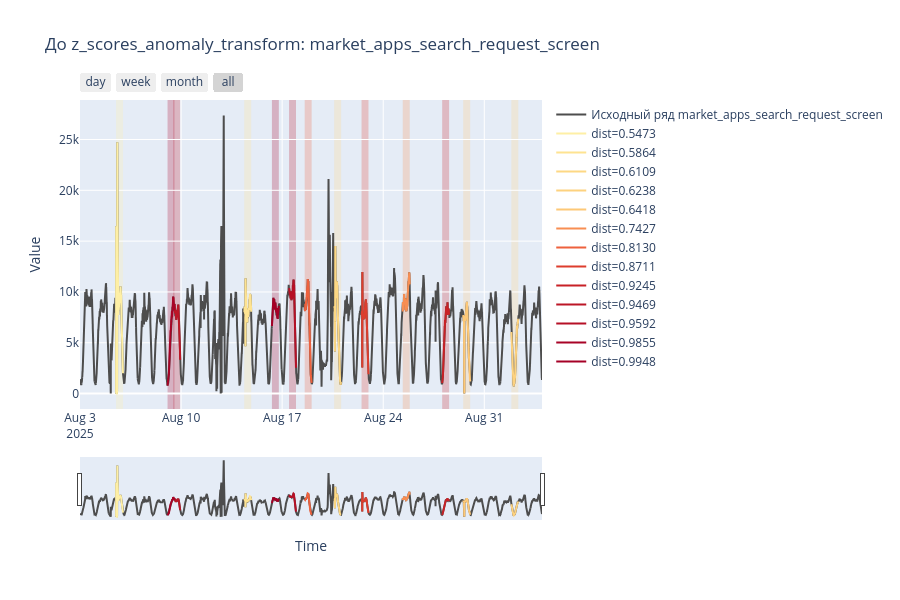
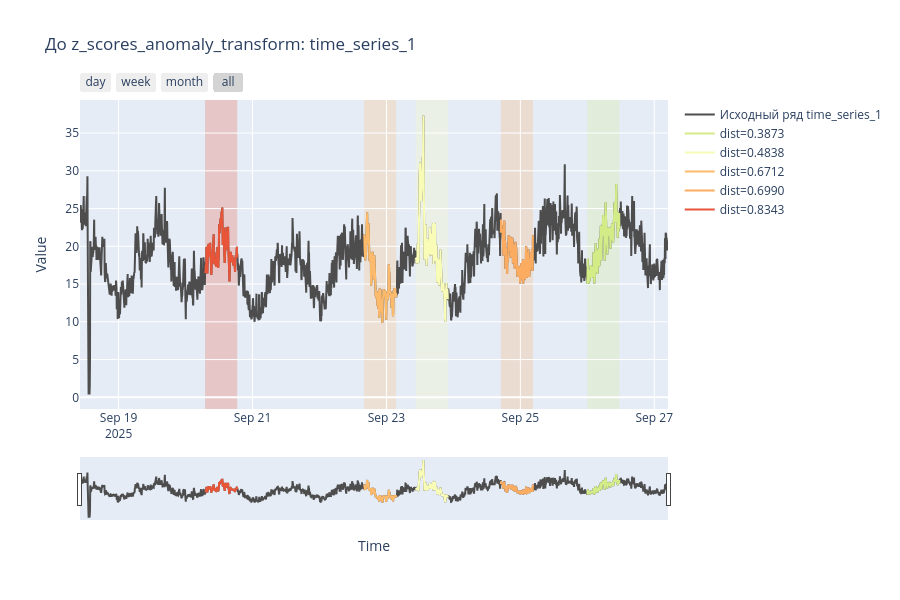
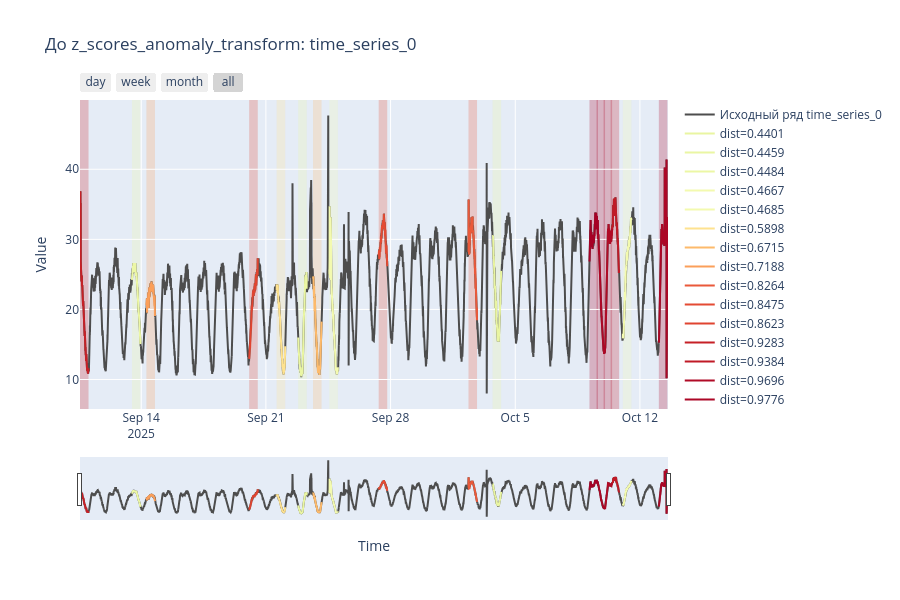
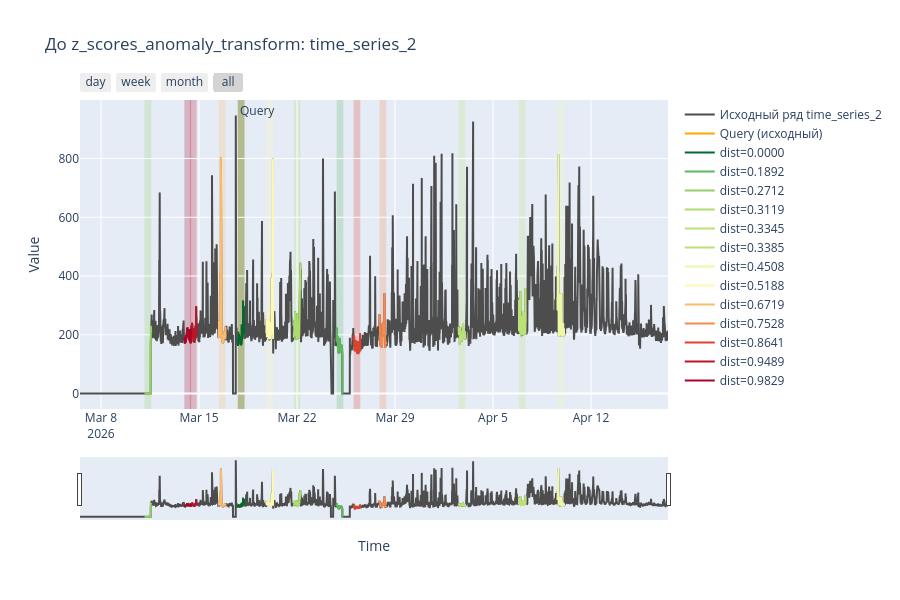

These figures' notebook cell, in order:
### Code cell
# Визуализация исходных рядов + найденные интервалы после обработки

grouped_results = results.groupby("series_id")

for series_id, source_raw in raw_series_dict.items():

    if isinstance(source_raw, pd.DataFrame):
        source_raw = source_raw.iloc[:, 0]

    fig_raw = go.Figure()

    # Исходный ряд
    add_line(
        fig_raw,
        source_raw.index,
        source_raw.values,
        f"Исходный ряд {series_id}",
        "#4d4d4d"
    )

    # Query подсвечиваем только у source
    if series_id == source_series_id:

        fig_raw.add_vrect(
            x0=query_start_time,
            x1=query_end_time,
            fillcolor="rgba(255,165,0,0.3)",
            layer="below",
            line_width=0,
            annotation_text="Query",
            annotation_position="top left"
        )

        query_raw = source_raw.loc[
            query_start_time:query_end_time
        ]

        if len(query_raw):

            add_line(
                fig_raw,
                query_raw.index,
                query_raw.values,
                "Query (исходный)",
                "orange"
            )

    # Найденные интервалы после обработки переносим на сырой ряд
    if series_id in grouped_results.groups:

        group = grouped_results.get_group(series_id)

        for _, row in group.iterrows():

            color = get_color(row["distance"])

            fig_raw.add_vrect(
                x0=row["start_time"],
                x1=row["end_time"],
                fillcolor=color,
                opacity=0.25,
                layer="below",
                line_width=0
            )

            segment_raw = source_raw.loc[
                row["start_time"]:row["end_time"]
            ]

            if len(segment_raw):

                add_line(
                    fig_raw,
                    segment_raw.index,
                    segment_raw.values,
                    f"dist={row['distance']:.4f}",
                    color
                )

    update_layout(fig_raw)

    fig_raw.update_layout(
        title=f"До z_scores_anomaly_transform: {series_id}",
        showlegend=True
    )

    fig_raw.show()

### Figure 1 — Plotly figure (JSON) as saved in the notebook; plotly's stock layout.template omitted (floating-point values rounded to 4 significant figures; data arrays with more than 128 entries replaced by an {"elided": "..."} marker saying what was removed)
{"data": [{"line": {"color": "#4d4d4d"}, "mode": "lines", "name": "Исходный ряд market_apps_search_request_screen", "type": "scatter", "x": {"elided": "9216 str values"}, "y": {"elided": "9216 float values"}}, {"line": {"color": "rgba(254,239,165,1.0)"}, "mode": "lines", "name": "dist=0.5473", "type": "scatter", "x": {"elided": "139 str values"}, "y": {"elided": "139 float values"}}, {"line": {"color": "rgba(254,227,145,1.0)"}, "mode": "lines", "name": "dist=0.5864", "type": "scatter", "x": {"elided": "139 str values"}, "y": {"elided": "139 float values"}}, {"line": {"color": "rgba(253,216,132,1.0)"}, "mode": "lines", "name": "dist=0.6109", "type": "scatter", "x": {"elided": "139 str values"}, "y": {"elided": "139 float values"}}, {"line": {"color": "rgba(253,210,127,1.0)"}, "mode": "lines", "name": "dist=0.6238", "type": "scatter", "x": {"elided": "139 str values"}, "y": {"elided": "139 float values"}}, {"line": {"color": "rgba(253,200,119,1.0)"}, "mode": "lines", "name": "dist=0.6418", "type": "scatter", "x": {"elided": "139 str values"}, "y": {"elided": "139 float values"}}, {"line": {"color": "rgba(248,142,82,1.0)"}, "mode": "lines", "name": "dist=0.7427", "type": "scatter", "x": {"elided": "139 str values"}, "y": {"elided": "139 float values"}}, {"line": {"color": "rgba(238,97,61,1.0)"}, "mode": "lines", "name": "dist=0.8130", "type": "scatter", "x": {"elided": "139 str values"}, "y": {"elided": "139 float values"}}, {"line": {"color": "rgba(221,61,45,1.0)"}, "mode": "lines", "name": "dist=0.8711", "type": "scatter", "x": {"elided": "139 str values"}, "y": {"elided": "139 float values"}}, {"line": {"color": "rgba(200,33,38,1.0)"}, "mode": "lines", "name": "dist=0.9245", "type": "scatter", "x": {"elided": "139 str values"}, "y": {"elided": "139 float values"}}, {"line": {"color": "rgba(188,22,38,1.0)"}, "mode": "lines", "name": "dist=0.9469", "type": "scatter", "x": {"elided": "139 str values"}, "y": {"elided": "139 float values"}}, {"line": {"color": "rgba(182,16,38,1.0)"}, "mode": "lines", "name": "dist=0.9592", "type": "scatter", "x": {"elided": "139 str values"}, "y": {"elided": "139 float values"}}, {"line": {"color": "rgba(168,3,38,1.0)"}, "mode": "lines", "name": "dist=0.9855", "type": "scatter", "x": {"elided": "139 str values"}, "y": {"elided": "139 float values"}}, {"line": {"color": "rgba(165,0,38,1.0)"}, "mode": "lines", "name": "dist=0.9948", "type": "scatter", "x": {"elided": "139 str values"}, "y": {"elided": "139 float values"}}], "layout": {"height": 600, "hovermode": "x unified", "shapes": [{"fillcolor": "rgba(254,239,165,1.0)", "layer": "below", "line": {"width": 0}, "opacity": 0.25, "type": "rect", "x0": "2025-08-05T12:00:00", "x1": "2025-08-05T23:30:00", "xref": "x", "y0": 0, "y1": 1, "yref": "y domain"}, {"fillcolor": "rgba(254,227,145,1.0)", "layer": "below", "line": {"width": 0}, "opacity": 0.25, "type": "rect", "x0": "2025-08-14T09:00:00", "x1": "2025-08-14T20:30:00", "xref": "x", "y0": 0, "y1": 1, "yref": "y domain"}, {"fillcolor": "rgba(253,216,132,1.0)", "layer": "below", "line": {"width": 0}, "opacity": 0.25, "type": "rect", "x0": "2025-08-20T14:30:00", "x1": "2025-08-21T02:00:00", "xref": "x", "y0": 0, "y1": 1, "yref": "y domain"}, {"fillcolor": "rgba(253,210,127,1.0)", "layer": "below", "line": {"width": 0}, "opacity": 0.25, "type": "rect", "x0": "2025-09-01T21:00:00", "x1": "2025-09-02T08:30:00", "xref": "x", "y0": 0, "y1": 1, "yref": "y domain"}, {"fillcolor": "rgba(253,200,119,1.0)", "layer": "below", "line": {"width": 0}, "opacity": 0.25, "type": "rect", "x0": "2025-08-29T13:00:00", "x1": "2025-08-30T00:30:00", "xref": "x", "y0": 0, "y1": 1, "yref": "y domain"}, {"fillcolor": "rgba(248,142,82,1.0)", "layer": "below", "line": {"width": 0}, "opacity": 0.25, "type": "rect", "x0": "2025-08-25T08:30:00", "x1": "2025-08-25T20:00:00", "xref": "x", "y0": 0, "y1": 1, "yref": "y domain"}, {"fillcolor": "rgba(238,97,61,1.0)", "layer": "below", "line": {"width": 0}, "opacity": 0.25, "type": "rect", "x0": "2025-08-18T13:30:00", "x1": "2025-08-19T01:00:00", "xref": "x", "y0": 0, "y1": 1, "yref": "y domain"}, {"fillcolor": "rgba(221,61,45,1.0)", "layer": "below", "line": {"width": 0}, "opacity": 0.25, "type": "rect", "x0": "2025-08-22T12:00:00", "x1": "2025-08-22T23:30:00", "xref": "x", "y0": 0, "y1": 1, "yref": "y domain"}, {"fillcolor": "rgba(200,33,38,1.0)", "layer": "below", "line": {"width": 0}, "opacity": 0.25, "type": "rect", "x0": "2025-08-28T02:00:00", "x1": "2025-08-28T13:30:00", "xref": "x", "y0": 0, "y1": 1, "yref": "y domain"}, {"fillcolor": "rgba(188,22,38,1.0)", "layer": "below", "line": {"width": 0}, "opacity": 0.25, "type": "rect", "x0": "2025-08-09T11:00:00", "x1": "2025-08-09T22:30:00", "xref": "x", "y0": 0, "y1": 1, "yref": "y domain"}, {"fillcolor": "rgba(182,16,38,1.0)", "layer": "below", "line": {"width": 0}, "opacity": 0.25, "type": "rect", "x0": "2025-08-17T11:30:00", "x1": "2025-08-17T23:00:00", "xref": "x", "y0": 0, "y1": 1, "yref": "y domain"}, {"fillcolor": "rgba(168,3,38,1.0)", "layer": "below", "line": {"width": 0}, "opacity": 0.25, "type": "rect", "x0": "2025-08-09T01:30:00", "x1": "2025-08-09T13:00:00", "xref": "x", "y0": 0, "y1": 1, "yref": "y domain"}, {"fillcolor": "rgba(165,0,38,1.0)", "layer": "below", "line": {"width": 0}, "opacity": 0.25, "type": "rect", "x0": "2025-08-16T07:00:00", "x1": "2025-08-16T18:30:00", "xref": "x", "y0": 0, "y1": 1, "yref": "y domain"}], "showlegend": true, "title": {"text": "До z_scores_anomaly_transform: market_apps_search_request_screen"}, "xaxis": {"rangeselector": {"buttons": [{"count": 1, "label": "day", "step": "day", "stepmode": "backward"}, {"count": 7, "label": "week", "step": "day", "stepmode": "backward"}, {"count": 1, "label": "month", "step": "month", "stepmode": "backward"}, {"step": "all"}]}, "rangeslider": {"visible": true}, "title": {"text": "Time"}, "type": "date"}, "yaxis": {"fixedrange": false, "title": {"text": "Value"}}}}

### Figure 2 — Plotly figure (JSON) as saved in the notebook; plotly's stock layout.template omitted (floating-point values rounded to 4 significant figures; data arrays with more than 128 entries replaced by an {"elided": "..."} marker saying what was removed)
{"data": [{"line": {"color": "#4d4d4d"}, "mode": "lines", "name": "Исходный ряд time_series_1", "type": "scatter", "x": {"elided": "2530 str values"}, "y": {"elided": "2530 float values"}}, {"line": {"color": "rgba(211,236,135,1.0)"}, "mode": "lines", "name": "dist=0.3873", "type": "scatter", "x": {"elided": "139 str values"}, "y": {"elided": "139 float values"}}, {"line": {"color": "rgba(249,252,183,1.0)"}, "mode": "lines", "name": "dist=0.4838", "type": "scatter", "x": {"elided": "139 str values"}, "y": {"elided": "139 float values"}}, {"line": {"color": "rgba(253,186,107,1.0)"}, "mode": "lines", "name": "dist=0.6712", "type": "scatter", "x": {"elided": "139 str values"}, "y": {"elided": "139 float values"}}, {"line": {"color": "rgba(252,172,96,1.0)"}, "mode": "lines", "name": "dist=0.6990", "type": "scatter", "x": {"elided": "139 str values"}, "y": {"elided": "139 float values"}}, {"line": {"color": "rgba(232,85,56,1.0)"}, "mode": "lines", "name": "dist=0.8343", "type": "scatter", "x": {"elided": "139 str values"}, "y": {"elided": "139 float values"}}], "layout": {"height": 600, "hovermode": "x unified", "shapes": [{"fillcolor": "rgba(211,236,135,1.0)", "layer": "below", "line": {"width": 0}, "opacity": 0.25, "type": "rect", "x0": "2025-09-26T00:00:00", "x1": "2025-09-26T11:30:00", "xref": "x", "y0": 0, "y1": 1, "yref": "y domain"}, {"fillcolor": "rgba(249,252,183,1.0)", "layer": "below", "line": {"width": 0}, "opacity": 0.25, "type": "rect", "x0": "2025-09-23T10:30:00", "x1": "2025-09-23T22:00:00", "xref": "x", "y0": 0, "y1": 1, "yref": "y domain"}, {"fillcolor": "rgba(253,186,107,1.0)", "layer": "below", "line": {"width": 0}, "opacity": 0.25, "type": "rect", "x0": "2025-09-22T16:00:00", "x1": "2025-09-23T03:30:00", "xref": "x", "y0": 0, "y1": 1, "yref": "y domain"}, {"fillcolor": "rgba(252,172,96,1.0)", "layer": "below", "line": {"width": 0}, "opacity": 0.25, "type": "rect", "x0": "2025-09-24T17:00:00", "x1": "2025-09-25T04:30:00", "xref": "x", "y0": 0, "y1": 1, "yref": "y domain"}, {"fillcolor": "rgba(232,85,56,1.0)", "layer": "below", "line": {"width": 0}, "opacity": 0.25, "type": "rect", "x0": "2025-09-20T07:00:00", "x1": "2025-09-20T18:30:00", "xref": "x", "y0": 0, "y1": 1, "yref": "y domain"}], "showlegend": true, "title": {"text": "До z_scores_anomaly_transform: time_series_1"}, "xaxis": {"rangeselector": {"buttons": [{"count": 1, "label": "day", "step": "day", "stepmode": "backward"}, {"count": 7, "label": "week", "step": "day", "stepmode": "backward"}, {"count": 1, "label": "month", "step": "month", "stepmode": "backward"}, {"step": "all"}]}, "rangeslider": {"visible": true}, "title": {"text": "Time"}, "type": "date"}, "yaxis": {"fixedrange": false, "title": {"text": "Value"}}}}

### Figure 3 — Plotly figure (JSON) as saved in the notebook; plotly's stock layout.template omitted (floating-point values rounded to 4 significant figures; data arrays with more than 128 entries replaced by an {"elided": "..."} marker saying what was removed)
{"data": [{"line": {"color": "#4d4d4d"}, "mode": "lines", "name": "Исходный ряд time_series_0", "type": "scatter", "x": {"elided": "9504 str values"}, "y": {"elided": "9504 float values"}}, {"line": {"color": "rgba(233,245,161,1.0)"}, "mode": "lines", "name": "dist=0.4401", "type": "scatter", "x": {"elided": "139 str values"}, "y": {"elided": "139 float values"}}, {"line": {"color": "rgba(234,246,163,1.0)"}, "mode": "lines", "name": "dist=0.4459", "type": "scatter", "x": {"elided": "139 str values"}, "y": {"elided": "139 float values"}}, {"line": {"color": "rgba(236,247,165,1.0)"}, "mode": "lines", "name": "dist=0.4484", "type": "scatter", "x": {"elided": "139 str values"}, "y": {"elided": "139 float values"}}, {"line": {"color": "rgba(243,250,175,1.0)"}, "mode": "lines", "name": "dist=0.4667", "type": "scatter", "x": {"elided": "139 str values"}, "y": {"elided": "139 float values"}}, {"line": {"color": "rgba(243,250,175,1.0)"}, "mode": "lines", "name": "dist=0.4685", "type": "scatter", "x": {"elided": "139 str values"}, "y": {"elided": "139 float values"}}, {"line": {"color": "rgba(254,226,143,1.0)"}, "mode": "lines", "name": "dist=0.5898", "type": "scatter", "x": {"elided": "139 str values"}, "y": {"elided": "139 float values"}}, {"line": {"color": "rgba(253,186,107,1.0)"}, "mode": "lines", "name": "dist=0.6715", "type": "scatter", "x": {"elided": "139 str values"}, "y": {"elided": "139 float values"}}, {"line": {"color": "rgba(251,159,90,1.0)"}, "mode": "lines", "name": "dist=0.7188", "type": "scatter", "x": {"elided": "139 str values"}, "y": {"elided": "139 float values"}}, {"line": {"color": "rgba(234,89,58,1.0)"}, "mode": "lines", "name": "dist=0.8264", "type": "scatter", "x": {"elided": "139 str values"}, "y": {"elided": "139 float values"}}, {"line": {"color": "rgba(228,75,51,1.0)"}, "mode": "lines", "name": "dist=0.8475", "type": "scatter", "x": {"elided": "139 str values"}, "y": {"elided": "139 float values"}}, {"line": {"color": "rgba(224,68,48,1.0)"}, "mode": "lines", "name": "dist=0.8623", "type": "scatter", "x": {"elided": "139 str values"}, "y": {"elided": "139 float values"}}, {"line": {"color": "rgba(198,32,38,1.0)"}, "mode": "lines", "name": "dist=0.9283", "type": "scatter", "x": {"elided": "134 str values"}, "y": {"elided": "134 float values"}}, {"line": {"color": "rgba(192,26,38,1.0)"}, "mode": "lines", "name": "dist=0.9384", "type": "scatter", "x": {"elided": "139 str values"}, "y": {"elided": "139 float values"}}, {"line": {"color": "rgba(176,11,38,1.0)"}, "mode": "lines", "name": "dist=0.9696", "type": "scatter", "x": {"elided": "139 str values"}, "y": {"elided": "139 float values"}}, {"line": {"color": "rgba(172,7,38,1.0)"}, "mode": "lines", "name": "dist=0.9776", "type": "scatter", "x": {"elided": "139 str values"}, "y": {"elided": "139 float values"}}, {"line": {"color": "rgba(172,7,38,1.0)"}, "mode": "lines", "name": "dist=0.9790", "type": "scatter", "x": {"elided": "139 str values"}, "y": {"elided": "139 float values"}}, {"line": {"color": "rgba(166,1,38,1.0)"}, "mode": "lines", "name": "dist=0.9881", "type": "scatter", "x": {"elided": "139 str values"}, "y": {"elided": "139 float values"}}], "layout": {"height": 600, "hovermode": "x unified", "shapes": [{"fillcolor": "rgba(233,245,161,1.0)", "layer": "below", "line": {"width": 0}, "opacity": 0.25, "type": "rect", "x0": "2025-10-03T17:30:00", "x1": "2025-10-04T05:00:00", "xref": "x", "y0": 0, "y1": 1, "yref": "y domain"}, {"fillcolor": "rgba(234,246,163,1.0)", "layer": "below", "line": {"width": 0}, "opacity": 0.25, "type": "rect", "x0": "2025-09-22T19:30:00", "x1": "2025-09-23T07:00:00", "xref": "x", "y0": 0, "y1": 1, "yref": "y domain"}, {"fillcolor": "rgba(236,247,165,1.0)", "layer": "below", "line": {"width": 0}, "opacity": 0.25, "type": "rect", "x0": "2025-09-13T11:30:00", "x1": "2025-09-13T23:00:00", "xref": "x", "y0": 0, "y1": 1, "yref": "y domain"}, {"fillcolor": "rgba(243,250,175,1.0)", "layer": "below", "line": {"width": 0}, "opacity": 0.25, "type": "rect", "x0": "2025-10-11T01:00:00", "x1": "2025-10-11T12:30:00", "xref": "x", "y0": 0, "y1": 1, "yref": "y domain"}, {"fillcolor": "rgba(243,250,175,1.0)", "layer": "below", "line": {"width": 0}, "opacity": 0.25, "type": "rect", "x0": "2025-09-24T13:30:00", "x1": "2025-09-25T01:00:00", "xref": "x", "y0": 0, "y1": 1, "yref": "y domain"}, {"fillcolor": "rgba(254,226,143,1.0)", "layer": "below", "line": {"width": 0}, "opacity": 0.25, "type": "rect", "x0": "2025-09-21T14:30:00", "x1": "2025-09-22T02:00:00", "xref": "x", "y0": 0, "y1": 1, "yref": "y domain"}, {"fillcolor": "rgba(253,186,107,1.0)", "layer": "below", "line": {"width": 0}, "opacity": 0.25, "type": "rect", "x0": "2025-09-23T15:30:00", "x1": "2025-09-24T03:00:00", "xref": "x", "y0": 0, "y1": 1, "yref": "y domain"}, {"fillcolor": "rgba(251,159,90,1.0)", "layer": "below", "line": {"width": 0}, "opacity": 0.25, "type": "rect", "x0": "2025-09-14T07:00:00", "x1": "2025-09-14T18:30:00", "xref": "x", "y0": 0, "y1": 1, "yref": "y domain"}, {"fillcolor": "rgba(234,89,58,1.0)", "layer": "below", "line": {"width": 0}, "opacity": 0.25, "type": "rect", "x0": "2025-10-02T09:00:00", "x1": "2025-10-02T20:30:00", "xref": "x", "y0": 0, "y1": 1, "yref": "y domain"}, {"fillcolor": "rgba(228,75,51,1.0)", "layer": "below", "line": {"width": 0}, "opacity": 0.25, "type": "rect", "x0": "2025-09-27T08:00:00", "x1": "2025-09-27T19:30:00", "xref": "x", "y0": 0, "y1": 1, "yref": "y domain"}, {"fillcolor": "rgba(224,68,48,1.0)", "layer": "below", "line": {"width": 0}, "opacity": 0.25, "type": "rect", "x0": "2025-09-20T01:30:00", "x1": "2025-09-20T13:00:00", "xref": "x", "y0": 0, "y1": 1, "yref": "y domain"}, {"fillcolor": "rgba(198,32,38,1.0)", "layer": "below", "line": {"width": 0}, "opacity": 0.25, "type": "rect", "x0": "2025-09-10T13:30:00", "x1": "2025-09-11T01:00:00", "xref": "x", "y0": 0, "y1": 1, "yref": "y domain"}, {"fillcolor": "rgba(192,26,38,1.0)", "layer": "below", "line": {"width": 0}, "opacity": 0.25, "type": "rect", "x0": "2025-10-10T08:30:00", "x1": "2025-10-10T20:00:00", "xref": "x", "y0": 0, "y1": 1, "yref": "y domain"}, {"fillcolor": "rgba(176,11,38,1.0)", "layer": "below", "line": {"width": 0}, "opacity": 0.25, "type": "rect", "x0": "2025-10-09T23:00:00", "x1": "2025-10-10T10:30:00", "xref": "x", "y0": 0, "y1": 1, "yref": "y domain"}, {"fillcolor": "rgba(172,7,38,1.0)", "layer": "below", "line": {"width": 0}, "opacity": 0.25, "type": "rect", "x0": "2025-10-09T13:30:00", "x1": "2025-10-10T01:00:00", "xref": "x", "y0": 0, "y1": 1, "yref": "y domain"}, {"fillcolor": "rgba(172,7,38,1.0)", "layer": "below", "line": {"width": 0}, "opacity": 0.25, "type": "rect", "x0": "2025-10-13T01:30:00", "x1": "2025-10-13T13:00:00", "xref": "x", "y0": 0, "y1": 1, "yref": "y domain"}, {"fillcolor": "rgba(166,1,38,1.0)", "layer": "below", "line": {"width": 0}, "opacity": 0.25, "type": "rect", "x0": "2025-10-09T04:00:00", "x1": "2025-10-09T15:30:00", "xref": "x", "y0": 0, "y1": 1, "yref": "y domain"}], "showlegend": true, "title": {"text": "До z_scores_anomaly_transform: time_series_0"}, "xaxis": {"rangeselector": {"buttons": [{"count": 1, "label": "day", "step": "day", "stepmode": "backward"}, {"count": 7, "label": "week", "step": "day", "stepmode": "backward"}, {"count": 1, "label": "month", "step": "month", "stepmode": "backward"}, {"step": "all"}]}, "rangeslider": {"visible": true}, "title": {"text": "Time"}, "type": "date"}, "yaxis": {"fixedrange": false, "title": {"text": "Value"}}}}

### Figure 4 — Plotly figure (JSON) as saved in the notebook; plotly's stock layout.template omitted (floating-point values rounded to 4 significant figures; data arrays with more than 128 entries replaced by an {"elided": "..."} marker saying what was removed)
{"data": [{"line": {"color": "#4d4d4d"}, "mode": "lines", "name": "Исходный ряд time_series_2", "type": "scatter", "x": {"elided": "12097 str values"}, "y": {"elided": "12097 float values"}}, {"line": {"color": "orange"}, "mode": "lines", "name": "Query (исходный)", "type": "scatter", "x": {"elided": "139 str values"}, "y": {"elided": "139 float values"}}, {"line": {"color": "rgba(0,104,55,1.0)"}, "mode": "lines", "name": "dist=0.0000", "type": "scatter", "x": {"elided": "139 str values"}, "y": {"elided": "139 float values"}}, {"line": {"color": "rgba(93,184,96,1.0)"}, "mode": "lines", "name": "dist=0.1892", "type": "scatter", "x": {"elided": "139 str values"}, "y": {"elided": "139 float values"}}, {"line": {"color": "rgba(147,208,103,1.0)"}, "mode": "lines", "name": "dist=0.2712", "type": "scatter", "x": {"elided": "139 str values"}, "y": {"elided": "139 float values"}}, {"line": {"color": "rgba(173,220,110,1.0)"}, "mode": "lines", "name": "dist=0.3119", "type": "scatter", "x": {"elided": "139 str values"}, "y": {"elided": "139 float values"}}, {"line": {"color": "rgba(185,225,118,1.0)"}, "mode": "lines", "name": "dist=0.3345", "type": "scatter", "x": {"elided": "139 str values"}, "y": {"elided": "139 float values"}}, {"line": {"color": "rgba(187,226,119,1.0)"}, "mode": "lines", "name": "dist=0.3385", "type": "scatter", "x": {"elided": "139 str values"}, "y": {"elided": "139 float values"}}, {"line": {"color": "rgba(237,247,167,1.0)"}, "mode": "lines", "name": "dist=0.4508", "type": "scatter", "x": {"elided": "139 str values"}, "y": {"elided": "139 float values"}}, {"line": {"color": "rgba(254,248,179,1.0)"}, "mode": "lines", "name": "dist=0.5188", "type": "scatter", "x": {"elided": "139 str values"}, "y": {"elided": "139 float values"}}, {"line": {"color": "rgba(253,186,107,1.0)"}, "mode": "lines", "name": "dist=0.6719", "type": "scatter", "x": {"elided": "139 str values"}, "y": {"elided": "139 float values"}}, {"line": {"color": "rgba(247,137,79,1.0)"}, "mode": "lines", "name": "dist=0.7528", "type": "scatter", "x": {"elided": "139 str values"}, "y": {"elided": "139 float values"}}, {"line": {"color": "rgba(223,65,47,1.0)"}, "mode": "lines", "name": "dist=0.8641", "type": "scatter", "x": {"elided": "139 str values"}, "y": {"elided": "139 float values"}}, {"line": {"color": "rgba(186,20,38,1.0)"}, "mode": "lines", "name": "dist=0.9489", "type": "scatter", "x": {"elided": "139 str values"}, "y": {"elided": "139 float values"}}, {"line": {"color": "rgba(170,5,38,1.0)"}, "mode": "lines", "name": "dist=0.9829", "type": "scatter", "x": {"elided": "139 str values"}, "y": {"elided": "139 float values"}}], "layout": {"annotations": [{"showarrow": false, "text": "Query", "x": "2026-03-17T18:30:00", "xanchor": "left", "xref": "x", "y": 1, "yanchor": "top", "yref": "y domain"}], "height": 600, "hovermode": "x unified", "shapes": [{"fillcolor": "rgba(255,165,0,0.3)", "layer": "below", "line": {"width": 0}, "type": "rect", "x0": "2026-03-17T18:30:00", "x1": "2026-03-18T06:00:00", "xref": "x", "y0": 0, "y1": 1, "yref": "y domain"}, {"fillcolor": "rgba(0,104,55,1.0)", "layer": "below", "line": {"width": 0}, "opacity": 0.25, "type": "rect", "x0": "2026-03-17T18:30:00", "x1": "2026-03-18T06:00:00", "xref": "x", "y0": 0, "y1": 1, "yref": "y domain"}, {"fillcolor": "rgba(93,184,96,1.0)", "layer": "below", "line": {"width": 0}, "opacity": 0.25, "type": "rect", "x0": "2026-03-24T20:00:00", "x1": "2026-03-25T07:30:00", "xref": "x", "y0": 0, "y1": 1, "yref": "y domain"}, {"fillcolor": "rgba(147,208,103,1.0)", "layer": "below", "line": {"width": 0}, "opacity": 0.25, "type": "rect", "x0": "2026-03-11T02:30:00", "x1": "2026-03-11T14:00:00", "xref": "x", "y0": 0, "y1": 1, "yref": "y domain"}, {"fillcolor": "rgba(173,220,110,1.0)", "layer": "below", "line": {"width": 0}, "opacity": 0.25, "type": "rect", "x0": "2026-03-21T18:30:00", "x1": "2026-03-22T06:00:00", "xref": "x", "y0": 0, "y1": 1, "yref": "y domain"}, {"fillcolor": "rgba(185,225,118,1.0)", "layer": "below", "line": {"width": 0}, "opacity": 0.25, "type": "rect", "x0": "2026-04-02T13:00:00", "x1": "2026-04-03T00:30:00", "xref": "x", "y0": 0, "y1": 1, "yref": "y domain"}, {"fillcolor": "rgba(187,226,119,1.0)", "layer": "below", "line": {"width": 0}, "opacity": 0.25, "type": "rect", "x0": "2026-04-06T20:30:00", "x1": "2026-04-07T08:00:00", "xref": "x", "y0": 0, "y1": 1, "yref": "y domain"}, {"fillcolor": "rgba(237,247,167,1.0)", "layer": "below", "line": {"width": 0}, "opacity": 0.25, "type": "rect", "x0": "2026-04-09T14:30:00", "x1": "2026-04-10T02:00:00", "xref": "x", "y0": 0, "y1": 1, "yref": "y domain"}, {"fillcolor": "rgba(254,248,179,1.0)", "layer": "below", "line": {"width": 0}, "opacity": 0.25, "type": "rect", "x0": "2026-03-19T19:30:00", "x1": "2026-03-20T07:00:00", "xref": "x", "y0": 0, "y1": 1, "yref": "y domain"}, {"fillcolor": "rgba(253,186,107,1.0)", "layer": "below", "line": {"width": 0}, "opacity": 0.25, "type": "rect", "x0": "2026-03-16T10:00:00", "x1": "2026-03-16T21:30:00", "xref": "x", "y0": 0, "y1": 1, "yref": "y domain"}, {"fillcolor": "rgba(247,137,79,1.0)", "layer": "below", "line": {"width": 0}, "opacity": 0.25, "type": "rect", "x0": "2026-03-27T21:30:00", "x1": "2026-03-28T09:00:00", "xref": "x", "y0": 0, "y1": 1, "yref": "y domain"}, {"fillcolor": "rgba(223,65,47,1.0)", "layer": "below", "line": {"width": 0}, "opacity": 0.25, "type": "rect", "x0": "2026-03-26T01:00:00", "x1": "2026-03-26T12:30:00", "xref": "x", "y0": 0, "y1": 1, "yref": "y domain"}, {"fillcolor": "rgba(186,20,38,1.0)", "layer": "below", "line": {"width": 0}, "opacity": 0.25, "type": "rect", "x0": "2026-03-14T08:30:00", "x1": "2026-03-14T20:00:00", "xref": "x", "y0": 0, "y1": 1, "yref": "y domain"}, {"fillcolor": "rgba(170,5,38,1.0)", "layer": "below", "line": {"width": 0}, "opacity": 0.25, "type": "rect", "x0": "2026-03-13T23:00:00", "x1": "2026-03-14T10:30:00", "xref": "x", "y0": 0, "y1": 1, "yref": "y domain"}], "showlegend": true, "title": {"text": "До z_scores_anomaly_transform: time_series_2"}, "xaxis": {"rangeselector": {"buttons": [{"count": 1, "label": "day", "step": "day", "stepmode": "backward"}, {"count": 7, "label": "week", "step": "day", "stepmode": "backward"}, {"count": 1, "label": "month", "step": "month", "stepmode": "backward"}, {"step": "all"}]}, "rangeslider": {"visible": true}, "title": {"text": "Time"}, "type": "date"}, "yaxis": {"fixedrange": false, "title": {"text": "Value"}}}}
